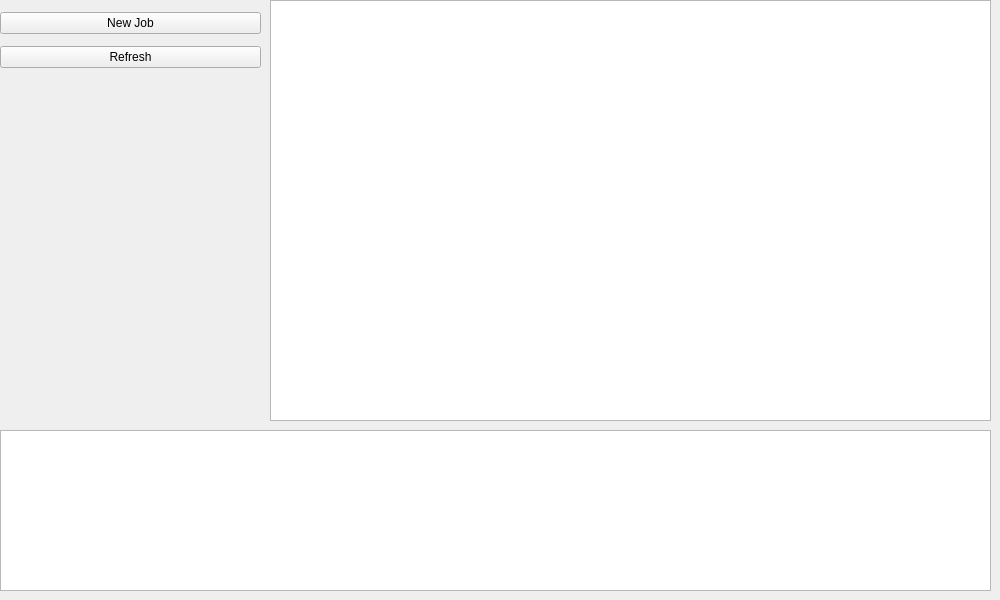
<?xml version="1.0" encoding="UTF-8"?>
<ui version="4.0">
 <class>MainWidget</class>
 <widget class="QWidget" name="MainWidget">
  <property name="geometry">
   <rect>
    <x>0</x>
    <y>0</y>
    <width>1000</width>
    <height>600</height>
   </rect>
  </property>
  <property name="windowTitle">
   <string>PySchedGUI</string>
  </property>
  <widget class="QWidget" name="verticalLayoutWidget">
   <property name="geometry">
    <rect>
     <x>0</x>
     <y>0</y>
     <width>261</width>
     <height>81</height>
    </rect>
   </property>
   <layout class="QVBoxLayout" name="verticalLayout">
    <property name="spacing">
     <number>0</number>
    </property>
    <item>
     <widget class="QPushButton" name="AddJobBtn">
      <property name="text">
       <string>New Job</string>
      </property>
     </widget>
    </item>
    <item>
     <widget class="QPushButton" name="RefreshBtn">
      <property name="text">
       <string>Refresh</string>
      </property>
     </widget>
    </item>
   </layout>
  </widget>
  <widget class="QTableView" name="JobTable">
   <property name="geometry">
    <rect>
     <x>270</x>
     <y>0</y>
     <width>721</width>
     <height>421</height>
    </rect>
   </property>
   <property name="alternatingRowColors">
    <bool>true</bool>
   </property>
   <property name="selectionMode">
    <enum>QAbstractItemView::SingleSelection</enum>
   </property>
   <property name="selectionBehavior">
    <enum>QAbstractItemView::SelectRows</enum>
   </property>
  </widget>
  <widget class="QTableView" name="WSTable">
   <property name="geometry">
    <rect>
     <x>0</x>
     <y>430</y>
     <width>991</width>
     <height>161</height>
    </rect>
   </property>
   <property name="alternatingRowColors">
    <bool>true</bool>
   </property>
   <property name="selectionMode">
    <enum>QAbstractItemView::SingleSelection</enum>
   </property>
   <property name="selectionBehavior">
    <enum>QAbstractItemView::SelectRows</enum>
   </property>
   <attribute name="horizontalHeaderCascadingSectionResizes">
    <bool>true</bool>
   </attribute>
   <attribute name="horizontalHeaderStretchLastSection">
    <bool>true</bool>
   </attribute>
  </widget>
 </widget>
 <resources/>
 <connections/>
</ui>
